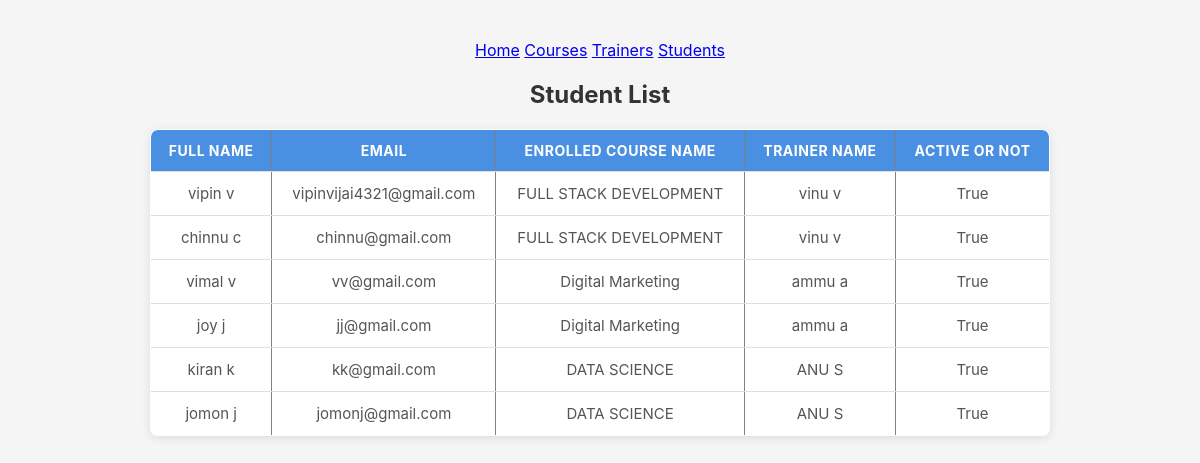
The page /academy/students/ on the database its author committed.
### academy/models.py (models this page shows, shortened)
class Student(models.Model):
    first_name = models.CharField(max_length=50)
    last_name = models.CharField(max_length=50)
    email = models.EmailField( unique=True)
    is_active = models.BooleanField(default=True)
    enrolled_course = models.ForeignKey(
        Course, on_delete=models.SET_NULL, blank=True, null=True)
    trainer = models.ForeignKey(
        Trainer, on_delete=models.SET_NULL, blank=True, null=True)
    def full_name(self):
        return f"{self.first_name} {self.last_name}"

class Course(models.Model):
    course_name = models.CharField(max_length=100)
    description = models.TextField()
    duration = models.CharField(max_length=100)
    course_img = models.ImageField(upload_to='courses',blank=True,null=True)
    def __str__(self):
        return self.course_name

class Trainer(models.Model):
    first_name = models.CharField(max_length=50)
    last_name = models.CharField(max_length=50)
    email = models.EmailField(unique=True)
    expertise = models.CharField(max_length=100)
    trainer_photo = models.ImageField(upload_to='trainers',blank=True,null=True)
    def __str__(self):
        return f"{self.first_name} {self.last_name}"

### academy/views.py (the view)
# urls.py: path('students/', views.student_list, name='student_list'),
def student_list(request):
    students = Student.objects.all()
    context = {
        'students': students,
    }
    return render(request, 'student_list.html', context)

### templates/student_list.html
{% extends "base.html" %}
{% block content %}
<h2>Student List</h2>
<table border="1" cellpadding="5">
    <thead>
        <tr>
        <th>Full name</th>
        <th>Email</th>
        <th>Enrolled Course name</th>
        <th>Trainer name</th>
        <th>Active or not</th>
    </tr>
    </thead>
    {% for student in students %}
    <tr>
        <td>{{ student.full_name }}</td>
        <td>{{ student.email }}</td>
        <td>{{ student.enrolled_course }}</td>
        <td>{{ student.trainer }}</td>
        <td>{{student.is_active }}</td>
    </tr>
    {% endfor %}
</table>
{% endblock %}

### training_portal/static/css/style.css (style rules this page uses)
body { font-family: "Inter", sans-serif; background: #f5f5f5; margin: 0; padding: 40px; text-align: center; }
h2 { margin-bottom: 20px; color: #333; }
table { margin: auto; border-collapse: collapse; width: 90%; max-width: 900px; background: white; border-radius: 8px; overflow: hidden; box-shadow: 0 2px 10px rgba(0, 0, 0, 0.1); }
thead { background: #4a90e2; color: white; }
th, td { padding: 12px 15px; border-bottom: 1px solid #ddd; }
th { text-transform: uppercase; font-size: 14px; letter-spacing: 0.5px; }
td { color: #555; font-size: 15px; }
tbody tr:last-child td { border-bottom: none; }

### rows shown on the page
Student: full_name "vipin v", email "vipinvijai4321@gmail.com", enrolled_course "FULL STACK DEVELOPMENT", trainer "vinu v", is_active "True"
Student: full_name "chinnu c", email "chinnu@gmail.com", enrolled_course "FULL STACK DEVELOPMENT", trainer "vinu v", is_active "True"
Student: full_name "vimal v", email "vv@gmail.com", enrolled_course "Digital Marketing", trainer "ammu a", is_active "True"
Student: full_name "joy j", email "jj@gmail.com", enrolled_course "Digital Marketing", trainer "ammu a", is_active "True"
Student: full_name "kiran k", email "kk@gmail.com", enrolled_course "DATA SCIENCE", trainer "ANU S", is_active "True"
Student: full_name "jomon j", email "jomonj@gmail.com", enrolled_course "DATA SCIENCE", trainer "ANU S", is_active "True"
